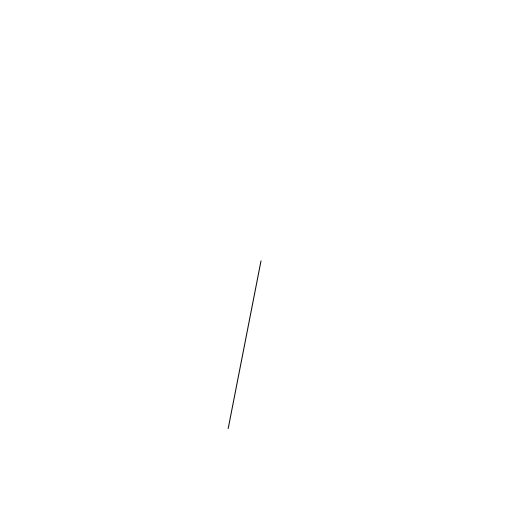
Frame 1 (no input)
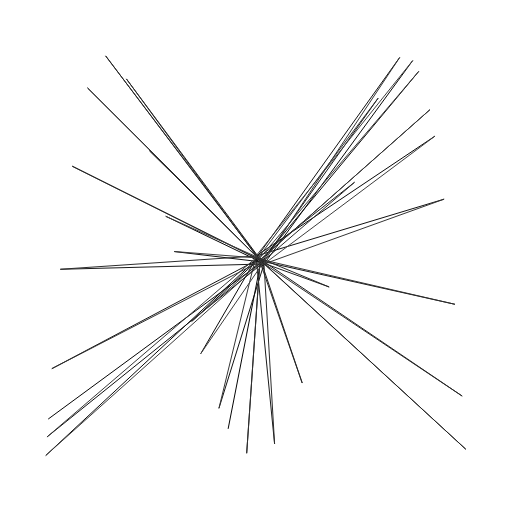
Frame 60 (no input)
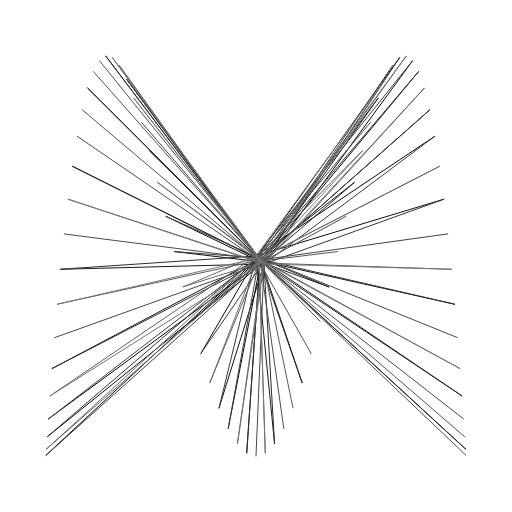
Frame 120 (the mouse pressed at the canvas centre since frame 60)

The p5.js sketch that drew these frames (run headless with seeded random() and noise() and a simulated clock; from frame 60 on, the mouse is pressed at the canvas centre):

// p5.js sketch
// ── sketch.js

g=4;
function setup()
{
  createCanvas(512,512);
  background(255);
 
}

function draw()
{
   translate(256,256);
   stroke(g++);
   line(sin(g*5)*210,cos(g*20)*200,g%9,g%9);
}
